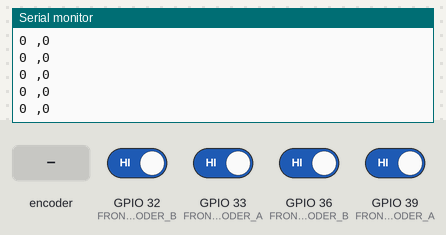
Recording of a program running on a simulated ESP32. Shown: the last lines printed to the serial monitor. The test bench sets the inputs (shaded band); at power-on: GPIO 32 (FRONT_LEFT_ENCODER_B), GPIO 33 (FRONT_LEFT_ENCODER_A), GPIO 36 (FRONT_RIGHT_ENCODER_B), GPIO 39 (FRONT_RIGHT_ENCODER_A) HIGH.

Above: at 1.2 s.
1.3 s: rotary encoder on GPIO 33 (FRONT_LEFT_ENCODER_A) / GPIO 36 (FRONT_RIGHT_ENCODER_B) turned 1 step (first pin leading)
At 1.31 s:
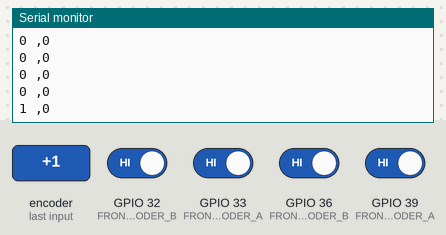
3.0 s: GPIO 32 (FRONT_LEFT_ENCODER_B) driven LOW
At 3.01 s:
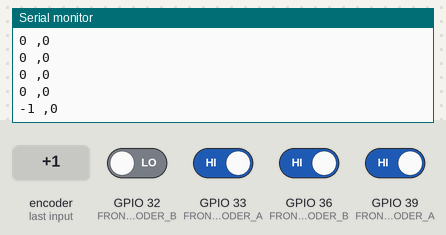
4.5 s: GPIO 39 (FRONT_RIGHT_ENCODER_A) driven LOW
At 4.51 s:
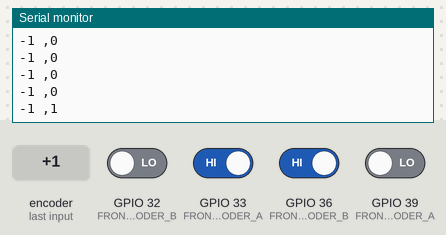
6.0 s: rotary encoder on GPIO 33 (FRONT_LEFT_ENCODER_A) / GPIO 36 (FRONT_RIGHT_ENCODER_B) turned 1 step (first pin leading)
At 6.01 s:
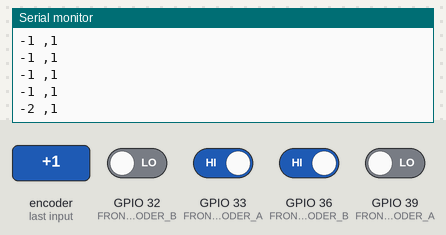
7.7 s: GPIO 32 (FRONT_LEFT_ENCODER_B) driven HIGH
At 7.71 s:
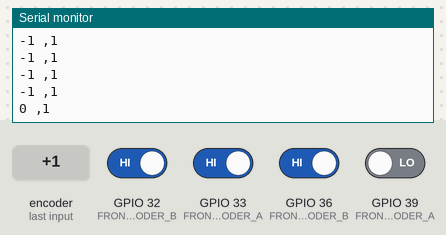
Timing chart, 0 to 10.2 s (numbered marks = the images above; inputs shaded):
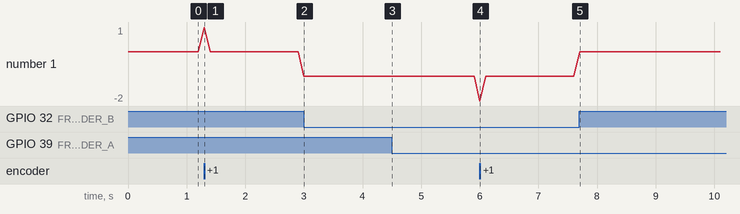

The program:

main.cpp
```cpp
#include <Arduino.h>
#include <definitions.h>

// encoder pulse count
volatile int frontLeftPulseCount  = 0;
volatile int frontRightPulseCount = 0;
volatile int rearLeftPulseCount  = 0;
volatile int rearRightPulseCount = 0;

// protected encoder pulse count
volatile int frontLeftProtectedPulseCount  = 0;
volatile int frontRightProtectedPulseCount = 0;
volatile int rearLeftProtectedPulseCount  = 0;
volatile int rearRightProtectedPulseCount = 0;

/*******************************************************************************
** Interrupts for Encoder
*******************************************************************************/

void isrFrontLeftA()
{
	if(digitalRead(FRONT_LEFT_ENCODER_A) != digitalRead(FRONT_LEFT_ENCODER_B))  frontLeftPulseCount ++;
	else frontLeftPulseCount --;
}

void isrFrontLeftB()
{
	if (digitalRead(FRONT_LEFT_ENCODER_A) == digitalRead(FRONT_LEFT_ENCODER_B)) frontLeftPulseCount ++;
	else frontLeftPulseCount --;
}

void isrFrontRightA()
{
	if(digitalRead(FRONT_RIGHT_ENCODER_A) != digitalRead(FRONT_RIGHT_ENCODER_B))  frontRightPulseCount ++;
	else frontRightPulseCount --;
}

void isrFrontRightB()
{
	if (digitalRead(FRONT_RIGHT_ENCODER_A) == digitalRead(FRONT_RIGHT_ENCODER_B)) frontRightPulseCount ++;
  else frontRightPulseCount --;
}

// void isrRearLeftA()
// {
// 	if(digitalRead(REAR_LEFT_ENCODER_A) != digitalRead(REAR_LEFT_ENCODER_B))  rearLeftPulseCount ++;
// 	else rearLeftPulseCount --;
// }

// void isrRearLeftB()
// {
// 	if (digitalRead(REAR_LEFT_ENCODER_A) == digitalRead(REAR_LEFT_ENCODER_B)) rearLeftPulseCount ++;
// 	else rearLeftPulseCount --;
// }

// void isrRearRightA()
// {
// 	if(digitalRead(REAR_RIGHT_ENCODER_A) != digitalRead(REAR_RIGHT_ENCODER_B))  rearRightPulseCount ++;
// 	else rearRightPulseCount --;
// }

// void isrRearRightB()
// {
// 	if (digitalRead(REAR_RIGHT_ENCODER_A) == digitalRead(REAR_RIGHT_ENCODER_B)) rearRightPulseCount ++;
//   else rearRightPulseCount --;
// }

/*******************************************************************************
** Interrupt safe data transfer
*******************************************************************************/

void transferDataFromInterrupts()
{
	noInterrupts();

	frontLeftProtectedPulseCount  = frontLeftPulseCount;
	frontRightProtectedPulseCount = frontRightPulseCount;
  	// rearLeftProtectedPulseCount   = rearLeftPulseCount;
	// rearRightProtectedPulseCount  = rearRightPulseCount;

	interrupts();
}

void setup() {
	Serial.begin(115200);

	pinMode(FRONT_LEFT_ENCODER_A, 	INPUT);
	pinMode(FRONT_LEFT_ENCODER_B, 	INPUT);
	pinMode(FRONT_RIGHT_ENCODER_A, 	INPUT);
	pinMode(FRONT_RIGHT_ENCODER_B, 	INPUT);
  	// pinMode(REAR_LEFT_ENCODER_A, 	INPUT);
	// pinMode(REAR_LEFT_ENCODER_B, 	INPUT);
	// pinMode(REAR_RIGHT_ENCODER_A, 	INPUT);
	// pinMode(REAR_RIGHT_ENCODER_B, 	INPUT);

	attachInterrupt(digitalPinToInterrupt(FRONT_LEFT_ENCODER_A), isrFrontLeftA, CHANGE);
	attachInterrupt(digitalPinToInterrupt(FRONT_LEFT_ENCODER_B), isrFrontLeftB, CHANGE);
	attachInterrupt(digitalPinToInterrupt(FRONT_RIGHT_ENCODER_A), isrFrontRightA, CHANGE);
	attachInterrupt(digitalPinToInterrupt(FRONT_RIGHT_ENCODER_B), isrFrontRightB, CHANGE);
	// attachInterrupt(digitalPinToInterrupt(REAR_LEFT_ENCODER_A), isrRearLeftA, CHANGE);
	// attachInterrupt(digitalPinToInterrupt(REAR_LEFT_ENCODER_B), isrRearLeftB, CHANGE);
	// attachInterrupt(digitalPinToInterrupt(REAR_RIGHT_ENCODER_A), isrRearRightA, CHANGE);
	// attachInterrupt(digitalPinToInterrupt(REAR_RIGHT_ENCODER_B), isrRearRightB, CHANGE);
}

void loop() {

	transferDataFromInterrupts();

	Serial.print(frontLeftProtectedPulseCount);
	Serial.print(" ,");
	Serial.println(frontRightProtectedPulseCount);
	// Serial.print(" ,");
	// Serial.print(rearLeftProtectedPulseCount);
	// Serial.print(" ,");
	// Serial.println(rearRightProtectedPulseCount);

  	delay(100);
}
```

definitions.h
```cpp
/*******************************************************************************
** I/O pin assignment
*******************************************************************************/

#define FRONT_RIGHT_ENCODER_A 39
#define FRONT_RIGHT_ENCODER_B 36
#define FRONT_LEFT_ENCODER_A 33
#define FRONT_LEFT_ENCODER_B 32

#define REAR_RIGHT_ENCODER_A 35
#define REAR_RIGHT_ENCODER_B 34
#define REAR_LEFT_ENCODER_A 26
#define REAR_LEFT_ENCODER_B 25

#define FRONT_LEFT_PWM_FORWARD  23
#define FRONT_LEFT_PWM_REVERSE  22
#define FRONT_RIGHT_PWM_FORWARD 18
#define FRONT_RIGHT_PWM_REVERSE 17

#define REAR_LEFT_PWM_FORWARD  21
#define REAR_LEFT_PWM_REVERSE  19
#define REAR_RIGHT_PWM_FORWARD 16
#define REAR_RIGHT_PWM_REVERSE 13

/*******************************************************************************
** PWM Related parameters
*******************************************************************************/
#define WHEEL_RADIUS 0.21   // m
#define WHEEL_TRACK  0.86   // m
#define MAX_SPEED	 2.4	// m/s
#define MAX_PWM	 	 255

/*******************************************************************************
** Encoder related parameters
*******************************************************************************/

#define ENCODER_REDUCTION 1
#define ENCODER_PULSES_PER_ROTATION 2400	// Phase count x pulses per rotation in spec sheet

/*******************************************************************************
** PID related parameters
*******************************************************************************/

#define K_P 1
#define K_I 0.5
#define K_D 0

/*******************************************************************************
** constants for ros messages
*******************************************************************************/

#define XY_COVARIANCE  0.001
#define NON_COVARIANCE 100000
#define YAW_COVARIANCE 1000
#define IMU_COVARIANCE 0.0025


/*******************************************************************************
** status checking
*******************************************************************************/

#define RCCHECK(fn) { rcl_ret_t temp_rc = fn; if((temp_rc != RCL_RET_OK)){error_loop();}}
#define RCSOFTCHECK(fn) { rcl_ret_t temp_rc = fn; if((temp_rc != RCL_RET_OK)){}}
```

Measured:
- after the input at 1.3 s, the serial monitor: prints a new line at once (image 1)
- after the input at 3.0 s, the serial monitor: prints a new line at once (image 2)
- after the input at 4.5 s, the serial monitor: prints a new line at once (image 3)
- after the input at 6.0 s, the serial monitor: prints a new line at once (image 4)
- after the input at 7.7 s, the serial monitor: prints a new line at once (image 5)
- plotted number 1: 0 → -1 after the input at 3.0 s, -1 → 0 after the input at 7.7 s
